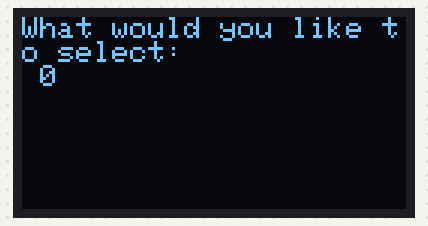
A sketch run on a simulated ESP32. Parts: 64×128 one-colour display. The display library's start-up logo is not drawn.

Above: at 4.2 s.
At 6.2 s:
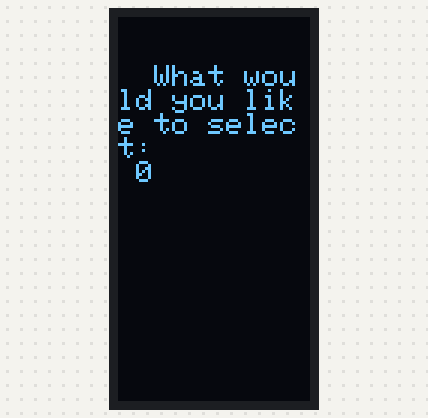
At 8.2 s:
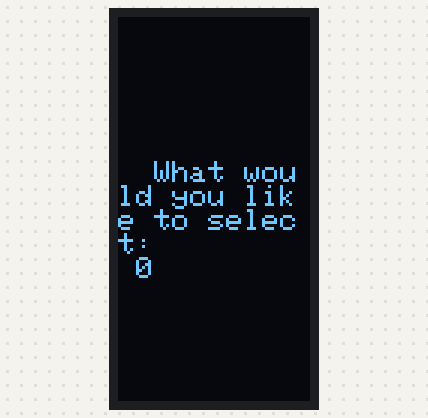
At 10.2 s:
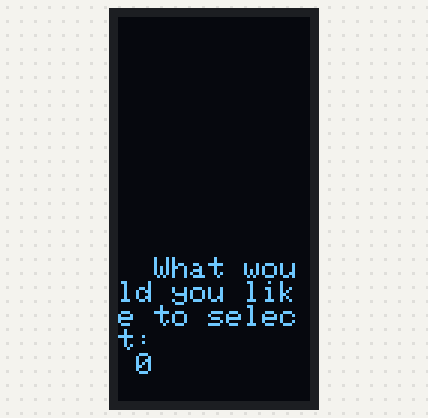
At 12.3 s:
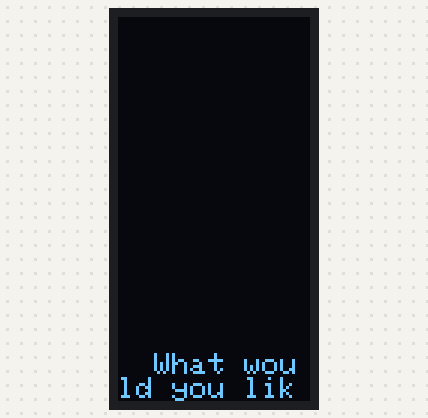

The sketch:

OLED_ButtonSwtichTest.ino
```cpp
/*
 * Project: L10_01_0LEDWRITE
 * Description: LED Write Assignment
 * Author: Daniel Mills
 * Date: Mar-02-2022
 */

#include <SPI.h>                       //Library to use for the SPI modual
#include <Wire.h>                      //Imports the wire library for connecting
#include <Adafruit_GFX.h>              //Ada graphics library
#include <Adafruit_SSD1306.h>          //Imports the library for the OLED display

const int SCREEN_WIDTH = 128;
const int SCREEN_HEIGHT = 64;
const int OLED_RESET = 4;
const int SCREEN_ADDRESS = 0x3C;
Adafruit_SSD1306 display(SCREEN_WIDTH, SCREEN_HEIGHT, &Wire, OLED_RESET);

const int LOGO_HEIGHT = 16;   //screen width
const int LOGO_WIDTH = 16;    //screen height
int selection = 0;


void setup() {
  Serial.begin(9600);

  // SSD1306_SWITCHCAPVCC = generate display voltage from 3.3V internally
  if(!display.begin(SSD1306_SWITCHCAPVCC, SCREEN_ADDRESS)) {
    Serial.printf("SSD1306 allocation failed");
    for(;;);   //looks for an end to the loop
  }

  display.display();         //Shows the Adafruit splah
  delay(2000);               //delay
  display.clearDisplay();    //Clears the screen
  display.display();         //Only use this command when needed instead of repeating
  delay(2000);
}

void loop() {

  //display.setTextSize(1);                                // Draw 2X-scale text (too large for screen)
  display.setTextColor(SSD1306_WHITE);
  display.printf("What would you like to select: \n %i", selection);   //outputs your birthday

  display.display();
  delay(2000);                //delays the clear display for 2 seconds

  display.clearDisplay();      //clears the display for rotation
  display.setRotation(3);     //displays a rotation of the display info stored
}
```

Measured:
- what the display in image 0 shows lasts 2.0 s, from 4.1 s to 6.1 s
